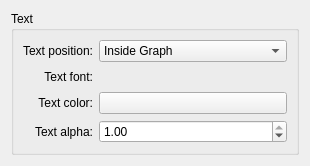
<ui version="4.0" >
 <class>KWin::ShowFpsEffectConfigForm</class>
 <widget class="QWidget" name="KWin::ShowFpsEffectConfigForm" >
  <property name="geometry" >
   <rect>
    <x>0</x>
    <y>0</y>
    <width>310</width>
    <height>166</height>
   </rect>
  </property>
  <layout class="QVBoxLayout" >
   <item>
    <widget class="QGroupBox" name="groupBox" >
     <property name="title" >
      <string>Text</string>
     </property>
     <layout class="QGridLayout" name="gridLayout" >
      <item row="0" column="0" >
       <widget class="QLabel" name="label" >
        <property name="text" >
         <string>Text position:</string>
        </property>
        <property name="alignment" >
         <set>Qt::AlignRight|Qt::AlignTrailing|Qt::AlignVCenter</set>
        </property>
        <property name="buddy" >
         <cstring>textPosition</cstring>
        </property>
       </widget>
      </item>
      <item row="0" column="1" >
       <widget class="KComboBox" name="textPosition" >
        <property name="sizePolicy" >
         <sizepolicy vsizetype="Fixed" hsizetype="Expanding" >
          <horstretch>0</horstretch>
          <verstretch>0</verstretch>
         </sizepolicy>
        </property>
        <item>
         <property name="text" >
          <string>Inside Graph</string>
         </property>
        </item>
        <item>
         <property name="text" >
          <string>Nowhere</string>
         </property>
        </item>
        <item>
         <property name="text" >
          <string>Top Left</string>
         </property>
        </item>
        <item>
         <property name="text" >
          <string>Top Right</string>
         </property>
        </item>
        <item>
         <property name="text" >
          <string>Bottom Left</string>
         </property>
        </item>
        <item>
         <property name="text" >
          <string>Bottom Right</string>
         </property>
        </item>
       </widget>
      </item>
      <item row="1" column="0" >
       <widget class="QLabel" name="label_2" >
        <property name="text" >
         <string>Text font:</string>
        </property>
        <property name="alignment" >
         <set>Qt::AlignRight|Qt::AlignTrailing|Qt::AlignVCenter</set>
        </property>
       </widget>
      </item>
      <item row="1" column="1" >
       <widget class="KFontRequester" name="textFont" >
        <property name="sizePolicy" >
         <sizepolicy vsizetype="Preferred" hsizetype="Expanding" >
          <horstretch>0</horstretch>
          <verstretch>0</verstretch>
         </sizepolicy>
        </property>
       </widget>
      </item>
      <item row="2" column="0" >
       <widget class="QLabel" name="label_3" >
        <property name="text" >
         <string>Text color:</string>
        </property>
        <property name="alignment" >
         <set>Qt::AlignRight|Qt::AlignTrailing|Qt::AlignVCenter</set>
        </property>
        <property name="buddy" >
         <cstring>textColor</cstring>
        </property>
       </widget>
      </item>
      <item row="2" column="1" >
       <widget class="KColorButton" name="textColor" >
        <property name="sizePolicy" >
         <sizepolicy vsizetype="Fixed" hsizetype="Expanding" >
          <horstretch>0</horstretch>
          <verstretch>0</verstretch>
         </sizepolicy>
        </property>
       </widget>
      </item>
      <item row="3" column="0" >
       <widget class="QLabel" name="label_4" >
        <property name="text" >
         <string>Text alpha:</string>
        </property>
        <property name="alignment" >
         <set>Qt::AlignRight|Qt::AlignTrailing|Qt::AlignVCenter</set>
        </property>
        <property name="buddy" >
         <cstring>textAlpha</cstring>
        </property>
       </widget>
      </item>
      <item row="3" column="1" >
       <widget class="QDoubleSpinBox" name="textAlpha" >
        <property name="sizePolicy" >
         <sizepolicy vsizetype="Fixed" hsizetype="Expanding" >
          <horstretch>0</horstretch>
          <verstretch>0</verstretch>
         </sizepolicy>
        </property>
        <property name="decimals" >
         <number>2</number>
        </property>
        <property name="maximum" >
         <double>1.000000000000000</double>
        </property>
        <property name="singleStep" >
         <double>0.100000000000000</double>
        </property>
        <property name="value" >
         <double>1.000000000000000</double>
        </property>
       </widget>
      </item>
     </layout>
    </widget>
   </item>
  </layout>
 </widget>
 <customwidgets>
  <customwidget>
   <class>KColorButton</class>
   <extends>QPushButton</extends>
   <header>kcolorbutton.h</header>
  </customwidget>
  <customwidget>
   <class>KComboBox</class>
   <extends>QComboBox</extends>
   <header>kcombobox.h</header>
  </customwidget>
  <customwidget>
   <class>KFontRequester</class>
   <extends>QWidget</extends>
   <header>kfontrequester.h</header>
  </customwidget>
 </customwidgets>
 <resources/>
 <connections/>
</ui>
